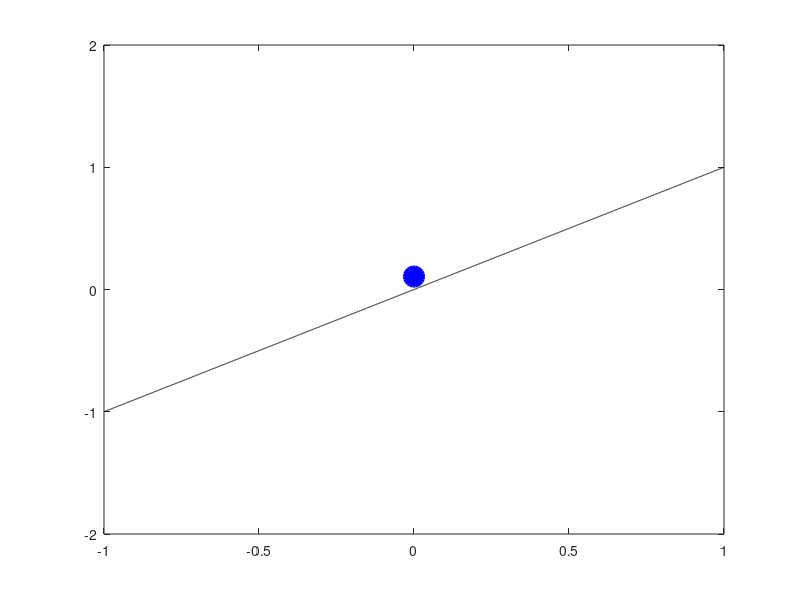

Source code (MATLAB): (Note: this script raises an error after producing the figure.)
clc;
clear('all');

x = linspace(-1,1,5E3);
y = @(x) (x+1/2).*(x+1/4).*(x-1/4).*(x-1/2);
t = linspace(0,2*pi,500);

% Lines
plot(x,x,'k',0,0.106,'bo','MarkerFaceColor','b','LineWidth',2,'MarkerSize',14);
axis([-1,1,-2,2]);
MakePNG('NoEquilibirum');
CropOuterWhite(WhereWeAre(),'NoEquilibirum');
%
plot(x,x*0,'k',0,0.095,'bo','MarkerFaceColor','b','LineWidth',2,'MarkerSize',14);
axis([-1,1,-2,2]);
MakePNG('NeutralEquilibirum');
CropOuterWhite(WhereWeAre(),'NeutralEquilibirum');


% Ellipses
plot(cos(t)/1.4,6*sin(t)-2,'k',0,4.29,'bo','MarkerFaceColor','b','LineWidth',2,'MarkerSize',14);
axis([-1,1,-2,10]);
MakePNG('Unstable');
CropOuterWhite(WhereWeAre(),'Unstable');
%
plot(cos(t)/1.4,6*sin(t)-2,'k',0,-7.78,'bo','MarkerFaceColor','b','LineWidth',2,'MarkerSize',14);
axis([-1,1,-10,-1]);
MakePNG('Stable');
CropOuterWhite(WhereWeAre(),'Stable');

% Quartics
plot(x,100*y(x),'k',0,1.86,'bo','MarkerFaceColor','b','LineWidth',2,'MarkerSize',14);
axis([-1,1,-2,10]);
MakePNG('LinearlyUnstableNonlinearlyStable');
CropOuterWhite(WhereWeAre(),'LinearlyUnstableNonlinearlyStable');
%
plot(x,-100*y(x),'k',0,-1.265,'bo','MarkerFaceColor','b','LineWidth',2,'MarkerSize',14);
axis([-1,1,-10,2]);
MakePNG('LinearlyStableNonlinearlyUnstable');
CropOuterWhite(WhereWeAre(),'LinearlyStableNonlinearlyUnstable');


